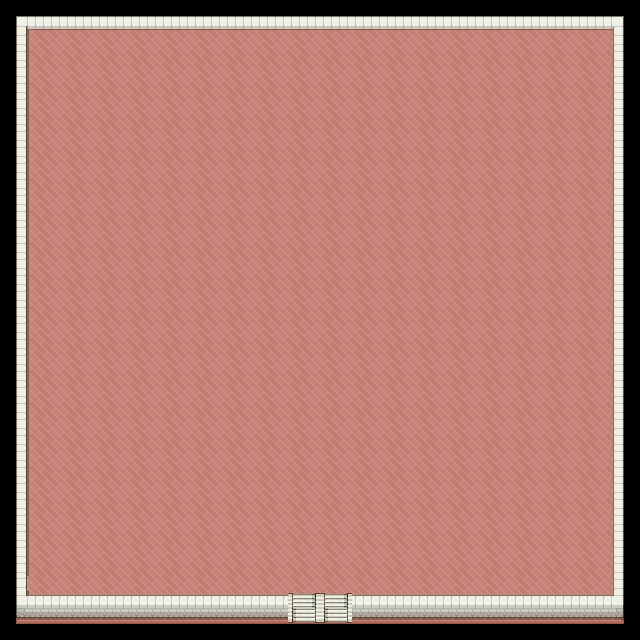

Rendered tile map (Tiled .tmx) drawn with the repository's tilesets; below, a short description and the full map source, tile grids included:
An orthogonal 20x20 tile map with 32x32 px tiles, 3 tile layers (Floor, Walls, Doors), 2 tilesets.

<map version="1.10" tiledversion="1.11.0" orientation="orthogonal" renderorder="right-down" width="20" height="20" tilewidth="32" tileheight="32" infinite="0" nextlayerid="4" nextobjectid="1">
 <tileset firstgid="1" name="poke2" tilewidth="32" tileheight="32" tilecount="504" columns="8">
  <image source="../tilesets/poke32/poke2.png" width="256" height="2016" />
 </tileset>
 <tileset firstgid="505" name="poke4" tilewidth="32" tileheight="32" tilecount="504" columns="8">
  <image source="../tilesets/poke32/poke4.png" width="256" height="2016" />
 </tileset>
 <layer id="1" name="Floor" width="20" height="20">
  <data encoding="csv">
361,362,362,362,362,362,362,362,362,362,362,362,362,362,362,362,362,362,362,363,
369,370,370,370,370,370,370,370,370,370,370,370,370,370,370,370,370,370,370,371,
369,370,370,370,370,370,370,370,370,370,370,370,370,370,370,370,370,370,370,371,
369,370,370,370,370,370,370,370,370,370,370,370,370,370,370,370,370,370,370,371,
369,370,370,370,370,370,370,370,370,370,370,370,370,370,370,370,370,370,370,371,
369,370,370,370,370,370,370,370,370,370,370,370,370,370,370,370,370,370,370,371,
369,370,370,370,370,370,370,370,370,370,370,370,370,370,370,370,370,370,370,371,
369,370,370,370,370,370,370,370,370,370,370,370,370,370,370,370,370,370,370,371,
369,370,370,370,370,370,370,370,370,370,370,370,370,370,370,370,370,370,370,371,
369,370,370,370,370,370,370,370,370,370,370,370,370,370,370,370,370,370,370,371,
369,370,370,370,370,370,370,370,370,370,370,370,370,370,370,370,370,370,370,371,
369,370,370,370,370,370,370,370,370,370,370,370,370,370,370,370,370,370,370,371,
369,370,370,370,370,370,370,370,370,370,370,370,370,370,370,370,370,370,370,371,
369,370,370,370,370,370,370,370,370,370,370,370,370,370,370,370,370,370,370,371,
369,370,370,370,370,370,370,370,370,370,370,370,370,370,370,370,370,370,370,371,
369,370,370,370,370,370,370,370,370,370,370,370,370,370,370,370,370,370,370,371,
369,370,370,370,370,370,370,370,370,370,370,370,370,370,370,370,370,370,370,371,
369,370,370,370,370,370,370,370,370,370,370,370,370,370,370,370,370,370,370,371,
369,370,370,370,370,370,370,370,370,370,370,370,370,370,370,370,370,370,370,371,
377,378,378,378,378,378,378,378,378,378,378,378,378,378,378,378,378,378,378,379
</data>
 </layer>
 <layer id="2" name="Walls" width="20" height="20">
  <data encoding="csv">
705,706,706,706,706,706,706,706,706,706,706,706,706,706,706,706,706,706,706,707,
713,0,0,0,0,0,0,0,0,0,0,0,0,0,0,0,0,0,0,715,
713,0,0,0,0,0,0,0,0,0,0,0,0,0,0,0,0,0,0,715,
713,0,0,0,0,0,0,0,0,0,0,0,0,0,0,0,0,0,0,715,
713,0,0,0,0,0,0,0,0,0,0,0,0,0,0,0,0,0,0,715,
713,0,0,0,0,0,0,0,0,0,0,0,0,0,0,0,0,0,0,715,
713,0,0,0,0,0,0,0,0,0,0,0,0,0,0,0,0,0,0,715,
713,0,0,0,0,0,0,0,0,0,0,0,0,0,0,0,0,0,0,715,
713,0,0,0,0,0,0,0,0,0,0,0,0,0,0,0,0,0,0,715,
713,0,0,0,0,0,0,0,0,0,0,0,0,0,0,0,0,0,0,715,
713,0,0,0,0,0,0,0,0,0,0,0,0,0,0,0,0,0,0,715,
713,0,0,0,0,0,0,0,0,0,0,0,0,0,0,0,0,0,0,715,
713,0,0,0,0,0,0,0,0,0,0,0,0,0,0,0,0,0,0,715,
713,0,0,0,0,0,0,0,0,0,0,0,0,0,0,0,0,0,0,715,
713,0,0,0,0,0,0,0,0,0,0,0,0,0,0,0,0,0,0,715,
713,0,0,0,0,0,0,0,0,0,0,0,0,0,0,0,0,0,0,715,
713,0,0,0,0,0,0,0,0,0,0,0,0,0,0,0,0,0,0,715,
713,0,0,0,0,0,0,0,0,0,0,0,0,0,0,0,0,0,0,715,
729,730,730,730,730,730,730,730,730,0,0,730,730,730,730,730,730,730,730,731,
745,746,746,746,746,746,746,746,746,0,0,746,746,746,746,746,746,746,746,747
</data>
 </layer>
 <layer id="3" name="Doors" width="20" height="20">
  <data encoding="csv">
0,0,0,0,0,0,0,0,0,0,0,0,0,0,0,0,0,0,0,0,
0,0,0,0,0,0,0,0,0,0,0,0,0,0,0,0,0,0,0,0,
0,0,0,0,0,0,0,0,0,0,0,0,0,0,0,0,0,0,0,0,
0,0,0,0,0,0,0,0,0,0,0,0,0,0,0,0,0,0,0,0,
0,0,0,0,0,0,0,0,0,0,0,0,0,0,0,0,0,0,0,0,
0,0,0,0,0,0,0,0,0,0,0,0,0,0,0,0,0,0,0,0,
0,0,0,0,0,0,0,0,0,0,0,0,0,0,0,0,0,0,0,0,
0,0,0,0,0,0,0,0,0,0,0,0,0,0,0,0,0,0,0,0,
0,0,0,0,0,0,0,0,0,0,0,0,0,0,0,0,0,0,0,0,
0,0,0,0,0,0,0,0,0,0,0,0,0,0,0,0,0,0,0,0,
0,0,0,0,0,0,0,0,0,0,0,0,0,0,0,0,0,0,0,0,
0,0,0,0,0,0,0,0,0,0,0,0,0,0,0,0,0,0,0,0,
0,0,0,0,0,0,0,0,0,0,0,0,0,0,0,0,0,0,0,0,
0,0,0,0,0,0,0,0,0,0,0,0,0,0,0,0,0,0,0,0,
0,0,0,0,0,0,0,0,0,0,0,0,0,0,0,0,0,0,0,0,
0,0,0,0,0,0,0,0,0,0,0,0,0,0,0,0,0,0,0,0,
0,0,0,0,0,0,0,0,0,0,0,0,0,0,0,0,0,0,0,0,
0,0,0,0,0,0,0,0,0,0,0,0,0,0,0,0,0,0,0,0,
0,0,0,0,0,0,0,0,0,3221226162,3221226162,0,0,0,0,0,0,0,0,0,
0,0,0,0,0,0,0,0,0,690,690,0,0,0,0,0,0,0,0,0
</data>
 </layer>
</map>